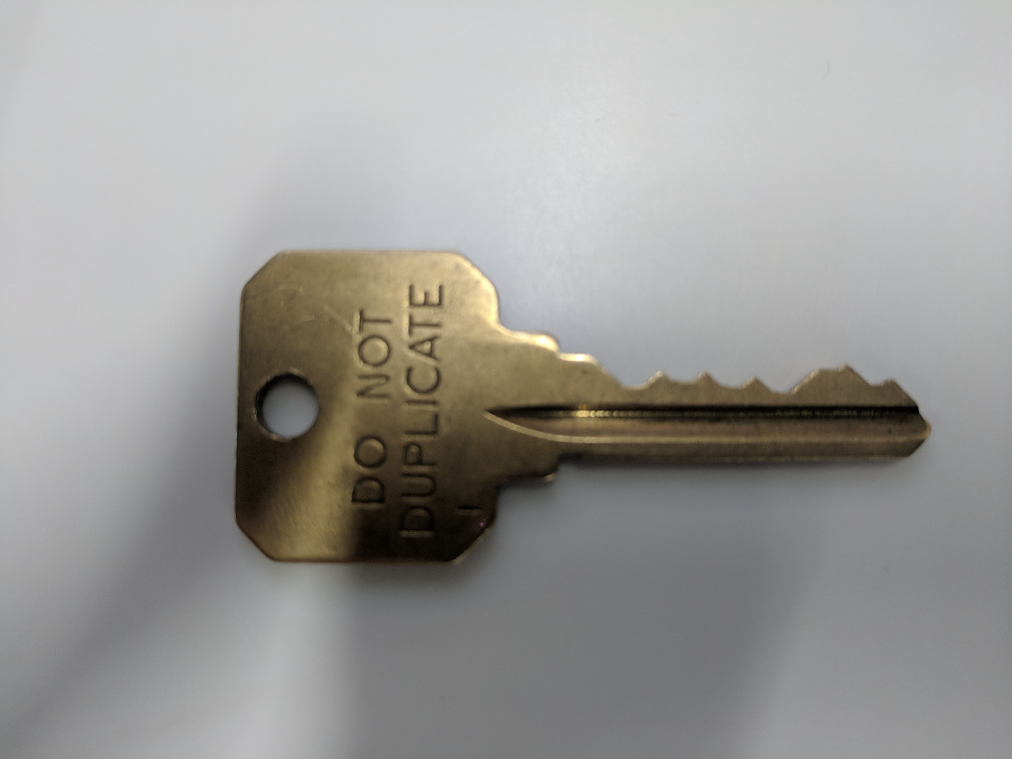
#> input picture key.jpg, 4048 x 3036 px, given in place of key3.jpg, which was not available (shown at 1/4 size)
$ python key_iden.py
#> lines starting #> are read from the running program, lines starting #| are printed output that depends on the picture; after the words box and inside, x2 and y2 are one past the last pixel; in counts of white or black regions, pixels touching at a corner belong together; pictures that were not available may be replaced by others from this repository, and a replacement may not be noted
#> in get_new_key_image, img is the input picture: shape (3036, 4048, 3); mean B, G, R 152.4, 155.2, 156.4
#!/usr/bin/env python2
import numpy as np
import cv2
from matplotlib import pyplot as plt
import glob
from string import ascii_lowercase as al
import math

def get_database_images(pathtoimage):
	database_images = []
	return database_images


def process_image(img):
	img = cv2.cvtColor(img, cv2.COLOR_BGR2GRAY)
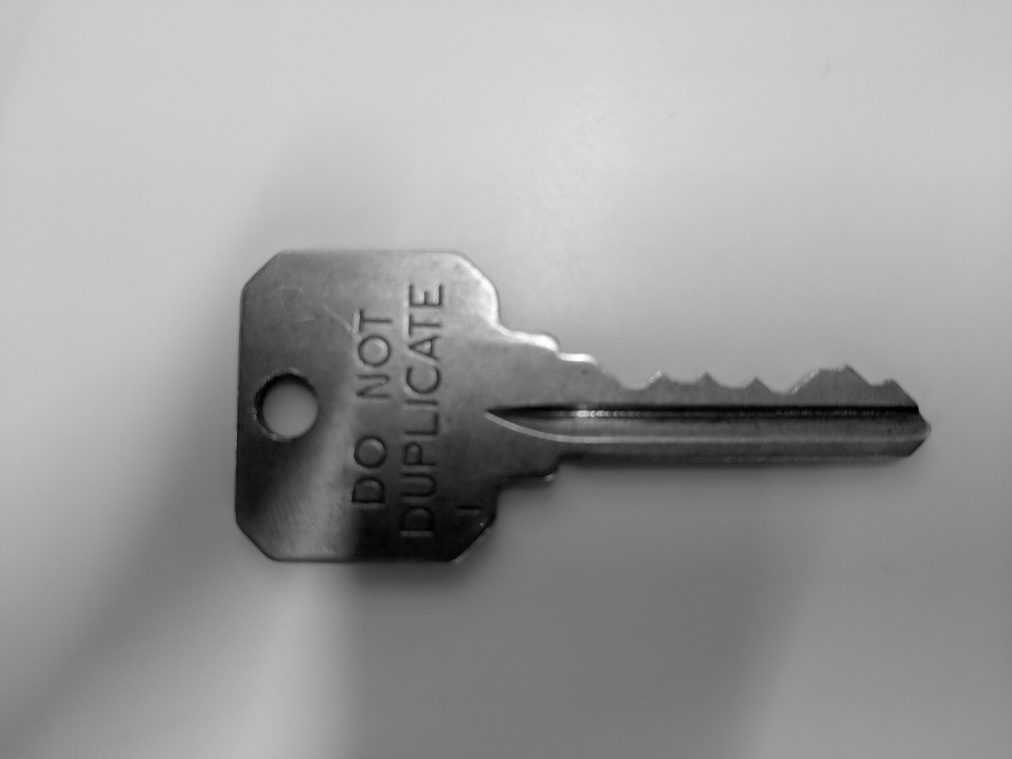
#> img: shape (3036, 4048) (shown at 1/4 size); min 0, max 255, mean 155.2
	th, im_th = cv2.threshold(img, 240, 255, cv2.THRESH_BINARY_INV)
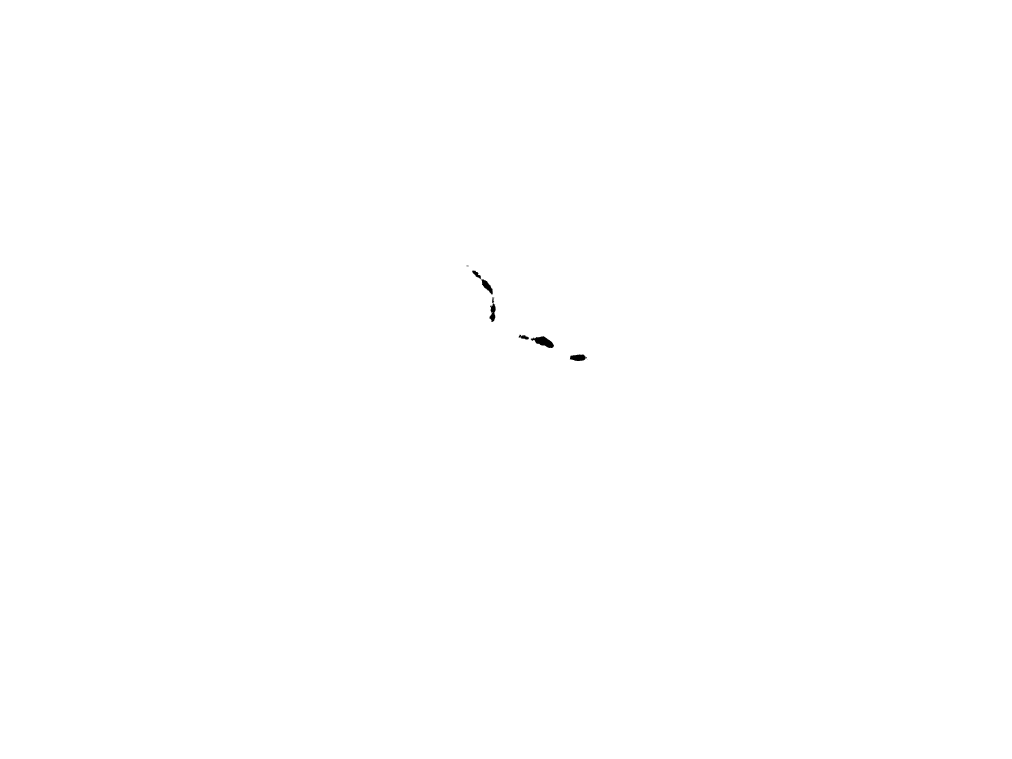
#> im_th: shape (3036, 4048) (shown at 1/4 size); 99.9% white; 16 black regions (8 under 20 px), largest, box (x1, y1, x2, y2) and area: (2123, 1345, 2216, 1392) 2285, (2279, 1418, 2343, 1444) 1294, (1926, 1117, 1971, 1179) 1198
# Adaptive thresholding may be better for variable light conditions.
# im_th = cv2.adaptiveThreshold(img, 255, cv2.ADAPTIVE_THRESH_MEAN_C, cv2.THRESH_BINARY, 11, 2)
	im_floodfill = im_th.copy()
	h, w = im_th.shape[:2]
#> h = 3036; w = 4048
	mask = np.zeros((h + 2, w + 2), np.uint8)
	cv2.floodFill(im_floodfill, mask, (0, 0), 255)
	im_floodfill_inv = cv2.bitwise_not(im_floodfill)
	im_out = im_th | im_floodfill_inv
#> im_out: shape (3036, 4048); every value is 255

	# [4 lines of commented-out code are left out]
	return (im_out)


def remove_head_from_key(img):
	template = cv2.imread('template.jpg', cv2.COLOR_BGR2GRAY)
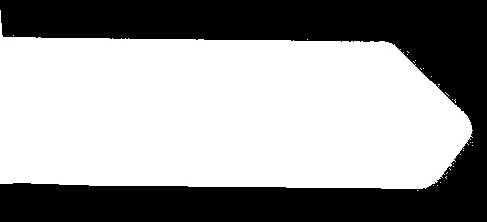
#> input picture template.jpg, 487 x 222 px
#> template is the input picture: shape (222, 487); min 0, max 255, mean 153.8
	w, h = template.shape[::-1]
#> w = 487; h = 222
	method = cv2.TM_SQDIFF
	# Apply template Matching
	res = cv2.matchTemplate(img, template, method)
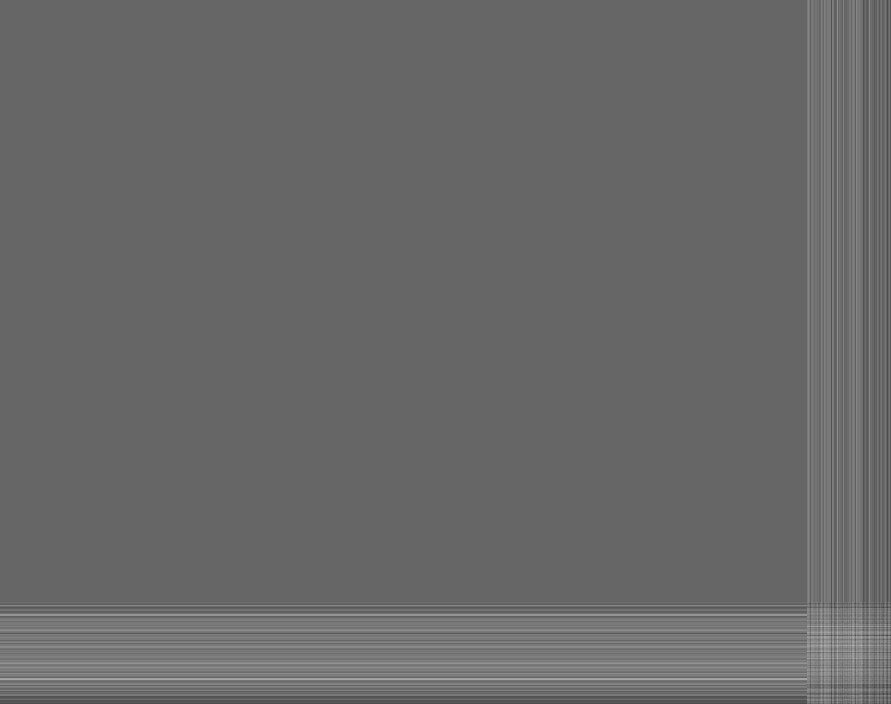
#> res: shape (2815, 3562) float32 (shown at 1/4 size); min 2.79e+09, max 2.79e+09, mean 2.79e+09; drawn with min black and max white
	min_val, max_val, min_loc, max_loc = cv2.minMaxLoc(res)
#> min_val = 2.79e+09; max_val = 2.79e+09; min_loc = (0, 2534); max_loc = (3246, 2582)
	# If the method is TM_SQDIFF or TM_SQDIFF_NORMED, take minimum
	if method in [cv2.TM_SQDIFF, cv2.TM_SQDIFF_NORMED]:
		top_left = min_loc
#> top_left = (0, 2534)
	else:
		top_left = max_loc
	bottom_right = (top_left[0] + w, top_left[1] + h)
#> bottom_right = (487, 2756)

	cv2.rectangle(img, top_left, bottom_right, 233, 2)
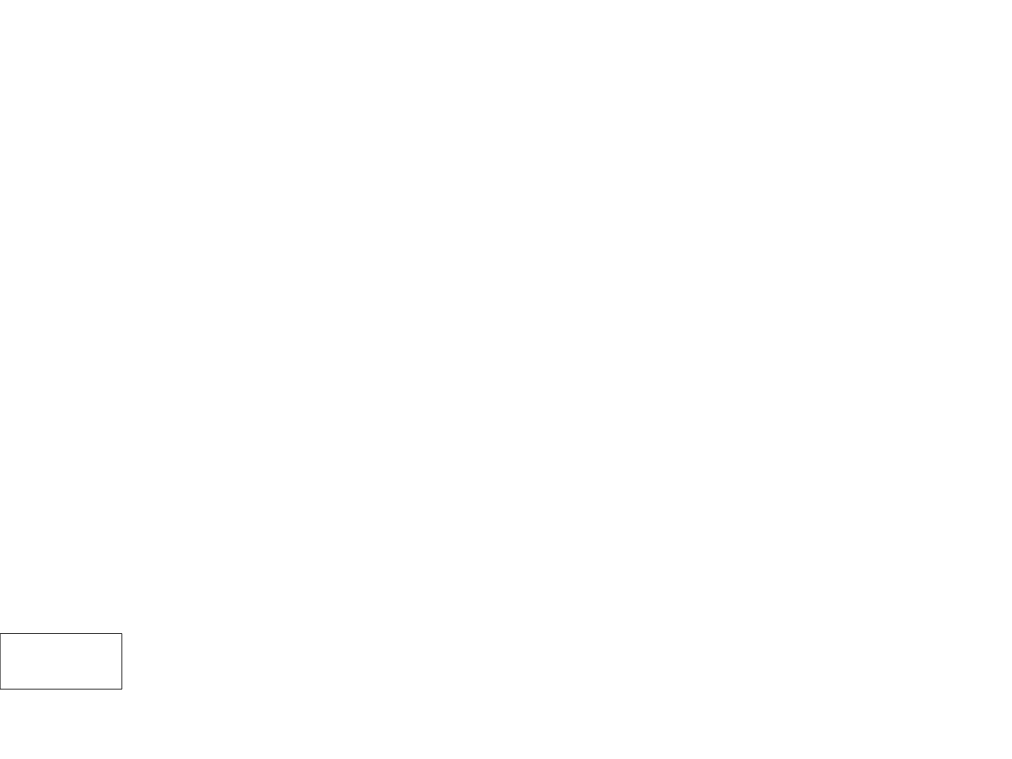
#> img: shape (3036, 4048) (shown at 1/4 size); values 233 (black) and 255 (white), 100% white; 1 black region, box (x1, y1, x2, y2) and area: (0, 2533, 489, 2758) 4027
	return [template, img, res]


def get_new_key_image(pathtoimage):
	img = cv2.imread(pathtoimage)
	return img


def get_key_image_folder(pathtoimagefolder):
	images = [cv2.imread(file) for file in glob.glob(pathtoimagefolder.join("/*.jpg", sep=''))]
	return images


def display_image(img, titles=al):
	subplot = math.ceil(math.sqrt(len(img)))
	for i in xrange(len(img)):
		plt.subplot(subplot, subplot, i+1), plt.imshow(img[i], 'gray')
		plt.title(titles[i])
		plt.xticks([]), plt.yticks([])  # to hide tick values on X and Y axis
	plt.show()


def save_images(images, names=al, savepathfolder='', postfix='_key_test.jpg'):
	for img, name in zip(images, names):
		if len(savepathfolder) > 1:
			name = ''.join([savepathfolder, "/", name, postfix])
		else:
			name = ''.join([name, postfix])
		print(name)
		cv2.imwrite(name, img)


img = get_new_key_image('key3.jpg')
img = process_image(img)
images = remove_head_from_key(img)
#> images = 3 items
#images, names = process_image(img)
display_image(images)
#> in display_image, `subplot = math.ceil(math.sqrt(len(img)))`: subplot = 2
#> the loop in display_image, `for i in xrange(len(img)):` made 3 passes
#save_images(images, names, "img_save")
